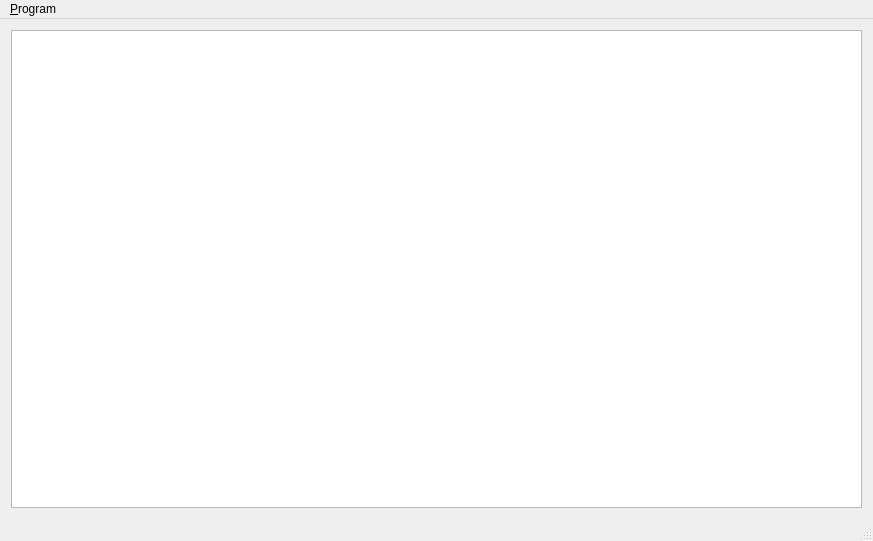
<?xml version="1.0" encoding="UTF-8"?>
<ui version="4.0">
 <class>MainWindow</class>
 <widget class="QMainWindow" name="MainWindow">
  <property name="geometry">
   <rect>
    <x>0</x>
    <y>0</y>
    <width>873</width>
    <height>541</height>
   </rect>
  </property>
  <property name="windowTitle">
   <string>Memsource Projects</string>
  </property>
  <widget class="QWidget" name="centralWidget">
   <layout class="QHBoxLayout" name="horizontalLayout">
    <item>
     <widget class="QTableView" name="projectsTableView"/>
    </item>
   </layout>
  </widget>
  <widget class="QMenuBar" name="menuBar">
   <property name="geometry">
    <rect>
     <x>0</x>
     <y>0</y>
     <width>873</width>
     <height>22</height>
    </rect>
   </property>
   <widget class="QMenu" name="menuMemsource_Projects">
    <property name="title">
     <string>&amp;Program</string>
    </property>
    <addaction name="actionExit"/>
   </widget>
   <addaction name="menuMemsource_Projects"/>
  </widget>
  <widget class="QStatusBar" name="statusBar"/>
  <action name="actionExit">
   <property name="text">
    <string>E&amp;xit</string>
   </property>
   <property name="shortcut">
    <string>Ctrl+Q</string>
   </property>
  </action>
 </widget>
 <layoutdefault spacing="6" margin="11"/>
 <resources/>
 <connections/>
</ui>
